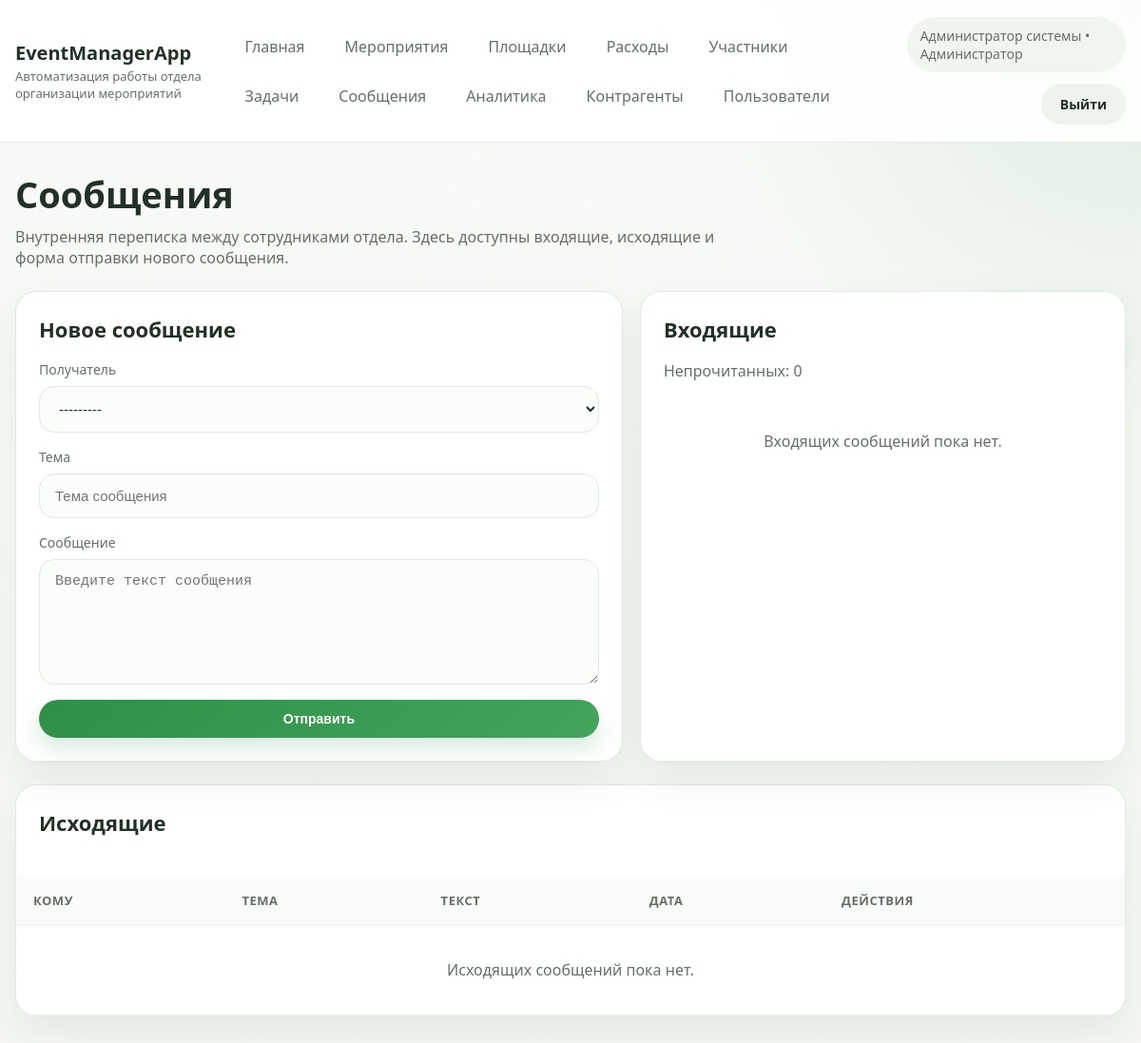
Screenshot of /messages/ (signed in) with the database file from the repository.
### main/models.py (models this page shows, shortened)
class Employee(AbstractBaseUser, PermissionsMixin):
    ROLE_ADMIN = "admin"
    ROLE_MANAGER = "manager"
    ROLE_ASSISTANT = "assistant"
    ROLE_TEAMLEAD = "teamlead"
    ROLE_CHOICES = [
        (ROLE_ADMIN, "Администратор"),
        (ROLE_MANAGER, "Менеджер"),
        (ROLE_ASSISTANT, "Ассистент"),
        (ROLE_TEAMLEAD, "Руководитель"),
    ]
    e_id = models.BigAutoField(primary_key=True)
    login = models.CharField(max_length=50, unique=True, verbose_name="Логин")
    position = models.CharField(max_length=50, choices=ROLE_CHOICES, verbose_name="Роль")
    fullname = models.CharField(max_length=255, verbose_name="ФИО")
    email = models.EmailField(blank=True, null=True, verbose_name="Почта")
    phone = models.CharField(max_length=50, blank=True, null=True, verbose_name="Телефон")
    age = models.IntegerField(blank=True, null=True, verbose_name="Возраст")
    is_active = models.BooleanField(default=True)
    is_staff = models.BooleanField(default=False)
    objects = EmployeeManager()
    USERNAME_FIELD = "login"
    REQUIRED_FIELDS = []
    class Meta:
        db_table = "employee"
        ordering = ["fullname", "login"]
        permissions = [
            ("can_create_task", "Can create task"),
            ("can_generate_report", "Can generate report"),
        ]
    def __str__(self):
        return self.fullname or self.login
    @property
    def role_label(self):
        if self.is_superuser and not self.position:
            return "Администратор"
        return dict(self.ROLE_CHOICES).get(self.position, self.position)
    @property
    def is_admin(self):
        return self.position == self.ROLE_ADMIN or self.is_superuser
    @property
    def can_manage_users(self):
        return self.is_admin

### main/views.py (the view, shortened to what this page needs)
# urls.py: path("messages/", views.messages_page, name="messages"),
@login_required
def messages_page(request):
    form = MessageForm(request.POST or None, sender=request.user)
    inbox = Message.objects.filter(receiver=request.user).select_related("sender", "receiver")
    sent = Message.objects.filter(sender=request.user).select_related("sender", "receiver")
    return render(
        request,
        "main/messages.html",
        {
            "form": form,
            "inbox": inbox,
            "sent": sent,
            "unread_count": inbox.filter(is_read=False).count(),
        },
    )

### main/forms.py
class MessageForm(forms.ModelForm, StyledFormMixin):
    class Meta:
        model = Message
        fields = ["receiver", "subject", "body"]
        widgets = {
            "receiver": forms.Select(),
            "subject": forms.TextInput(attrs={"placeholder": "Тема сообщения"}),
            "body": forms.Textarea(attrs={"rows": 6, "placeholder": "Введите текст сообщения"}),
        }
    def __init__(self, *args, sender=None, **kwargs):
        super().__init__(*args, **kwargs)
        queryset = Employee.objects.filter(is_active=True)
        if sender is not None:
            queryset = queryset.exclude(pk=sender.pk)
        self.fields["receiver"].queryset = queryset
        self.apply_base_styles()

### main/forms.py (called while the page is built)
    def apply_base_styles(self):
        for field in self.fields.values():
            widget = field.widget
            css_class = "form-control"
            if isinstance(widget, forms.Select):
                css_class = "form-select"
            if isinstance(widget, forms.CheckboxSelectMultiple):
                css_class = "checkbox-list"
            if isinstance(widget, forms.CheckboxInput):
                css_class = "form-check-input"
            existing = widget.attrs.get("class", "")
            widget.attrs["class"] = f"{existing} {css_class}".strip()

### main/templates/main/messages.html (shortened to what this page needs)
{% extends 'main/website_headers.html' %}
{% block content %}
    <section class="page-head">
        <div>
            <h1 class="page-title">Сообщения</h1>
            <p class="page-subtitle">Внутренняя переписка между сотрудниками отдела. Здесь доступны входящие, исходящие и форма отправки нового сообщения.</p>
        </div>
    </section>
    <section class="content-grid">
        <article class="form-card panel">
            <h2 class="panel-title">Новое сообщение</h2>
            <form method="post" class="stack">
                {% for field in form %}
                    <div class="field">
                        <label for="{{ field.id_for_label }}">{{ field.label }}</label>
                        {{ field }}
                    </div>
                {% endfor %}
                <button type="submit" class="btn btn-primary">Отправить</button>
            </form>
        </article>
        <article class="card panel">
            <h2 class="panel-title">Входящие</h2>
            <div class="muted" style="margin-bottom:16px;">Непрочитанных: {{ unread_count }}</div>
            <div class="stack">
                {% for item in inbox %}
                    <div class="card panel">
                        <div style="display:flex; justify-content:space-between; gap:12px; align-items:flex-start; flex-wrap:wrap;">
                            <a href="{% url 'message_detail' item.pk %}" style="color:inherit; text-decoration:none; flex:1 1 260px;">
                                <div style="display:flex; justify-content:space-between; gap:12px;">
                                    <strong>{{ item.subject|default:"Без темы" }}</strong>
                                    {% if item.is_read %}
                                        <span class="badge dark">Прочитано</span>
                                    {% else %}
                                        <span class="badge">Новое</span>
                                    {% endif %}
                                </div>
                                <div class="muted" style="margin-top:8px;">От: {{ item.sender }}</div>
                                <div class="muted" style="margin-top:8px;">{{ item.body|truncatechars:120 }}</div>
                                <div class="muted" style="margin-top:8px;">{{ item.sent_at|date:"d.m.Y H:i" }}</div>
                            </a>
                            <form action="{% url 'delete_message' item.pk %}" method="post" onsubmit="return confirm('Удалить сообщение?');">
                                {% csrf_token %}
                                <button type="submit" class="btn btn-danger">Удалить</button>
                            </form>
                        </div>
                    </div>
                {% empty %}
                    <div class="empty-state">Входящих сообщений пока нет.</div>
                {% endfor %}
            </div>
        </article>
    </section>
    <section class="table-card" style="margin-top:24px;">
        <div class="panel">
            <h2 class="panel-title">Исходящие</h2>
        </div>
        <div class="table-scroll">
            <table>
                <thead>
                    <tr>
                        <th>Кому</th>
                        <th>Тема</th>
                        <th>Текст</th>
                        <th>Дата</th>
                        <th>Действия</th>
                    </tr>
                </thead>
                <tbody>
                    {% for item in sent %}
                        <tr>
                            <td>{{ item.receiver }}</td>
                            <td><a href="{% url 'message_detail' item.pk %}"><strong>{{ item.subject|default:"Без темы" }}</strong></a></td>
                            <td>{{ item.body|truncatechars:140 }}</td>
                            <td>{{ item.sent_at|date:"d.m.Y H:i" }}</td>
                            <td>
                                <form action="{% url 'delete_message' item.pk %}" method="post" onsubmit="return confirm('Удалить сообщение?');">
                                    {% csrf_token %}
                                    <button type="submit" class="btn btn-danger">Удалить</button>
                                </form>
                            </td>
                        </tr>
                    {% empty %}
                        <tr>
                            <td colspan="5" class="empty-state">Исходящих сообщений пока нет.</td>
                        </tr>
                    {% endfor %}
                </tbody>
            </table>
        </div>
    </section>
{% endblock %}

### main/templates/main/website_headers.html (shortened to what this page needs)
{% load static %}
<!DOCTYPE html>
<html lang="ru">
<head>
    <link rel="stylesheet" href="{% static 'main/css/app.css' %}">
</head>
<body>
<div class="site-shell">
    <header class="topbar">
        <div class="topbar-inner">
            <div class="brand">
                <a href="{% url 'main_page' %}" class="brand-title">EventManagerApp</a>
                <div class="brand-subtitle">Автоматизация работы отдела организации мероприятий</div>
            </div>
            {% if request.user.is_authenticated %}
                <nav class="nav-links">
                    <a class="nav-link" href="{% url 'main_page' %}">Главная</a>
                    <a class="nav-link" href="{% url 'events' %}">Мероприятия</a>
                    <a class="nav-link" href="{% url 'places' %}">Площадки</a>
                    <a class="nav-link" href="{% url 'expenses' %}">Расходы</a>
                    <a class="nav-link" href="{% url 'participants' %}">Участники</a>
                    <a class="nav-link" href="{% url 'tasks' %}">Задачи</a>
                    <a class="nav-link" href="{% url 'messages' %}">Сообщения</a>
                    <a class="nav-link" href="{% url 'analytics' %}">Аналитика</a>
                    <a class="nav-link" href="{% url 'contractors' %}">Контрагенты</a>
                    {% if request.user.can_manage_users %}
                        <a class="nav-link" href="{% url 'employees' %}">Пользователи</a>
                    {% endif %}
                </nav>
                <div class="user-panel">
                    <div class="user-chip">{{ request.user.fullname|default:request.user.login }} • {{ request.user.role_label }}</div>
                    <a href="{% url 'logout' %}" class="btn btn-secondary">Выйти</a>
                </div>
            {% endif %}
        </div>
    </header>
    <main class="page-wrap">
        {% block content %}{% endblock %}
    </main>
</div>
</body>
</html>

### main/static/main/css/app.css (style rules this page uses)
:root { --bg: #f4f7f2; --surface: #ffffff; --surface-muted: #f9fbf9; --border: #dfe8de; --text: #223127; --text-muted: #647067; --primary: #2f8f46; --primary-dark: #236a34; --danger: #cc4b4b; --warning: #d89a1d; --shadow: 0 18px 40px rgba(47, 72, 54, 0.08); --radius: 22px; }
* { box-sizing: border-box; }
body { margin: 0; font-family: "Segoe UI", Tahoma, sans-serif; background: radial-gradient(circle at top right, rgba(47, 143, 70, 0.12), transparent 28%), linear-gradient(180deg, #f7faf6 0%, var(--bg) 100%); color: var(--text); }
a { color: inherit; text-decoration: none; }
.site-shell { min-height: 100vh; }
.topbar { position: sticky; top: 0; z-index: 10; background: rgba(255, 255, 255, 0.88); backdrop-filter: blur(18px); border-bottom: 1px solid rgba(223, 232, 222, 0.9); }
.topbar-inner, .page-wrap { width: min(1200px, calc(100% - 32px)); margin: 0 auto; }
.topbar-inner { display: flex; justify-content: space-between; align-items: center; gap: 20px; padding: 18px 0; }
.brand { display: flex; flex-direction: column; gap: 2px; }
.brand-title { font-size: 20px; font-weight: 700; }
.brand-subtitle { font-size: 13px; color: var(--text-muted); }
.nav-links { display: flex; flex-wrap: wrap; gap: 10px; align-items: center; }
.nav-link { padding: 10px 16px; border-radius: 999px; color: var(--text-muted); transition: 0.2s ease; }
.user-panel { display: flex; align-items: center; gap: 12px; flex-wrap: wrap; justify-content: flex-end; }
.user-chip { padding: 10px 14px; border-radius: 999px; background: #f0f6ef; color: var(--text-muted); font-size: 14px; }
.page-wrap { padding: 28px 0 48px; }
.page-head { display: flex; justify-content: space-between; align-items: flex-start; gap: 16px; margin-bottom: 24px; }
.page-title { margin: 0; font-size: clamp(28px, 4vw, 38px); }
.page-subtitle { margin: 8px 0 0; color: var(--text-muted); max-width: 760px; }
.card, .table-card, .form-card, .stats-card { background: var(--surface); border: 1px solid rgba(223, 232, 222, 0.9); border-radius: var(--radius); box-shadow: var(--shadow); }
.content-grid { display: grid; grid-template-columns: 1.25fr 1fr; gap: 18px; }
.panel { padding: 24px; }
.panel-title { margin: 0 0 18px; font-size: 22px; }
.form-control, .form-select, textarea { width: 100%; border: 1px solid var(--border); border-radius: 16px; background: #fbfdfb; padding: 14px 16px; font-size: 15px; color: var(--text); outline: none; transition: border-color 0.2s ease, box-shadow 0.2s ease; }
.field { display: flex; flex-direction: column; gap: 8px; }
.field label { font-size: 14px; color: var(--text-muted); }
.btn { display: inline-flex; align-items: center; justify-content: center; gap: 8px; border: none; border-radius: 999px; padding: 12px 20px; font-size: 14px; font-weight: 600; cursor: pointer; transition: transform 0.2s ease, box-shadow 0.2s ease, background 0.2s ease; }
.btn-primary { color: #fff; background: linear-gradient(135deg, var(--primary), #42a55b); box-shadow: 0 12px 22px rgba(47, 143, 70, 0.18); }
.btn-secondary { background: #eef3ee; color: var(--text); }
.table-card { overflow: hidden; }
.table-scroll { overflow-x: auto; }
table { width: 100%; border-collapse: collapse; }
th, td { padding: 16px 18px; text-align: left; vertical-align: top; border-bottom: 1px solid #edf2ed; }
th { font-size: 13px; color: var(--text-muted); letter-spacing: 0.04em; text-transform: uppercase; background: var(--surface-muted); }
.empty-state { padding: 36px 20px; text-align: center; color: var(--text-muted); }
.stack { display: grid; gap: 16px; }
.muted { color: var(--text-muted); }

### rows the page displays
Employee: user.fullname "Администратор системы", user.role_label "Администратор"

### other values shown
{{ field.label }} "Получатель" "Тема" "Сообщение"
{{ unread_count }} "0"
